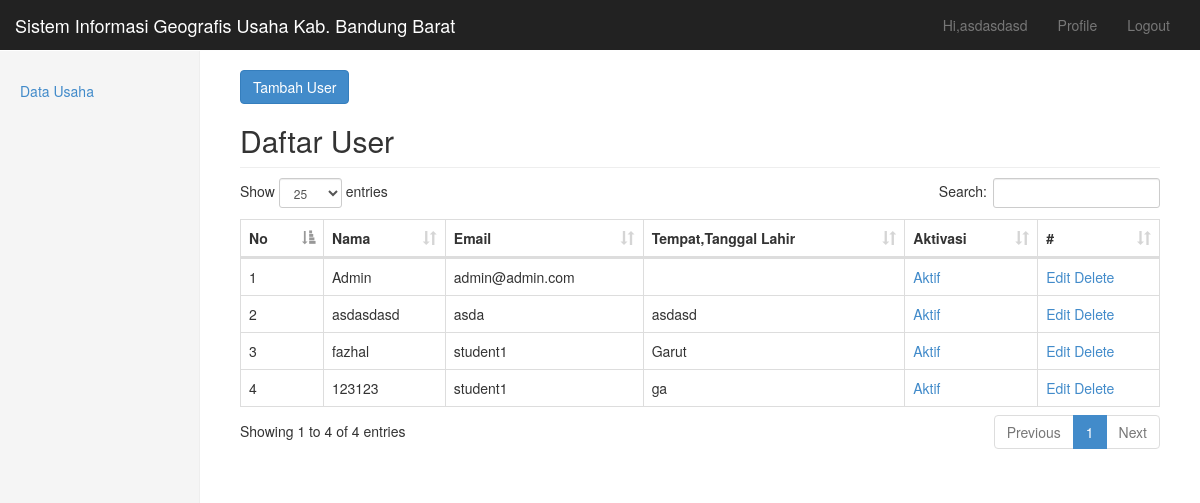
Page /min/data_akun.php (signed in) on the earlier database version.
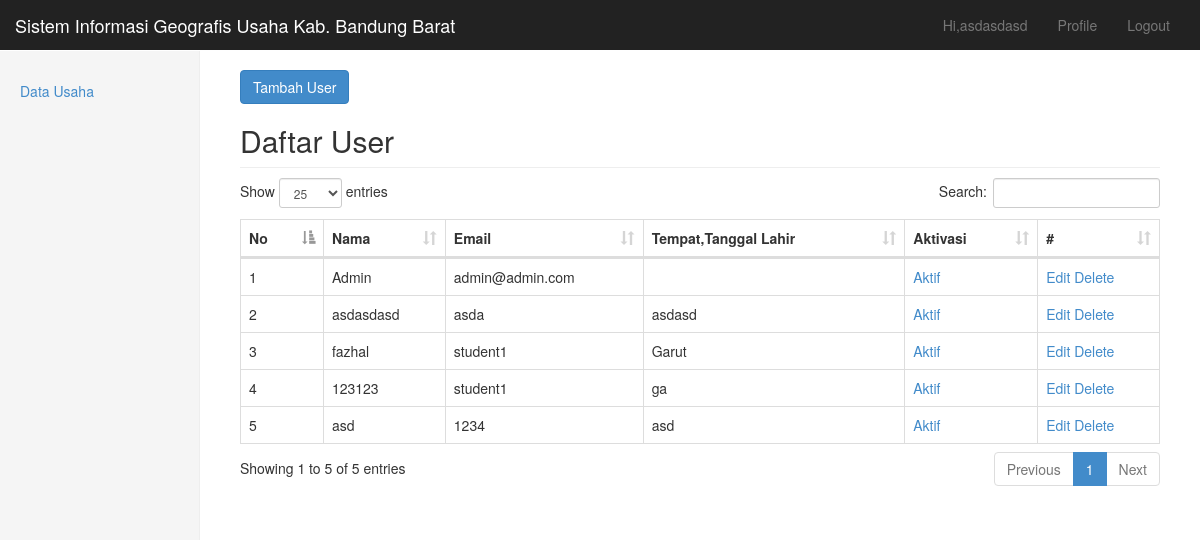
Same page on the later database version.
### tables this page shows
CREATE TABLE IF NOT EXISTS `users` (
  `id` int(11) unsigned NOT NULL AUTO_INCREMENT,
  `ip_address` varbinary(16) NOT NULL,
  `username` varchar(100) NOT NULL,
  `password` varchar(80) NOT NULL,
  `email` varchar(100) NOT NULL,
  `remember_code` varchar(40) DEFAULT NULL,
  `created_on` int(11) unsigned NOT NULL,
  `active` tinyint(1) unsigned DEFAULT NULL,
  `nama` varchar(50) DEFAULT NULL,
  `phone` varchar(20) DEFAULT NULL,
  `image_ktp` text,
  `tempat_lahir` varchar(100) DEFAULT NULL,
  `tanggal_lahir` date DEFAULT NULL,
  `alamat` text,
  `no_ktp` varchar(50) DEFAULT NULL,
  `level` enum('PEMILIK','DINAS') DEFAULT NULL,
  PRIMARY KEY (`id`)
);

### min/data_akun.php (the view)
  <?php include("../template/header_admin.php");?>
  <body>
 	<div class="navbar navbar-inverse navbar-fixed-top" role="navigation">
       <?php include("../template/menu_atas_admin.php");?>
    </div>
 	<div class="container-fluid">
      <div class="row">
        <div class="col-sm-3 col-md-2 sidebar">
         <?php $data_menu = "akun";?>
            <?php include("../template/menu_samping_admin.php");?>
        </div>
        <div class="col-sm-9 col-sm-offset-3 col-md-10 col-md-offset-2 main">
        	<a class="btn btn-primary" href="form_tambah_user.php">Tambah User </a>
      		<h2 class="sub-header">Daftar User</h2>
			<div class="table-responsive">
			  <table class="display table table table-bordered" id="table-data-akun"  cellspacing="0" width="100%">
			    <thead>
			      <tr>
			        <th>No</th>
			        <th>Nama</th>
			        <th>Email</th>
			        <th>Tempat,Tanggal Lahir</th>
			       	<th>Aktivasi</th>
			      	<th>#</th>
			      </tr>
			    </thead>
			    <tbody>
			    <?php
		 		$query = "select * from users";
			 	$data_query = mysql_query($query) or die(mysql_error());
			    $i = 1;
			    while($data = mysql_fetch_array($data_query)){
			    ?>
			      <tr>
			        <td><?php echo $i;?></td>
			        <td><?php echo $data['nama'];?></td>
			        <td><?php echo $data['email'];?></td>
			        <td><?php echo $data['tempat_lahir'];?></td>
			   	  	<td>  <a href="#">Aktif</a></td>
			        <td><a href="form_edit_akun.php?id=<?php echo $data['id'];?>">Edit</a>
			        	<a onclick="if(!confirm('Apakah Anda Yakin menghapus data usaha ini?')) return false;"href="proses_delete_akun.php?id=<?php echo $data['id'];?>">Delete</a>
			        </td>
			      </tr>
			      <?php $i++; } ?>
			    </tbody>
			  </table>
			</div>
        </div>
      </div>
    </div>
  </body>
</html>

### template/header_admin.php (shortened to what this page needs)
<!DOCTYPE html>
<html lang="en">
  <head>
    <link href="../css/bootstrap/bootstrap.min.css" rel="stylesheet">
    <link href="../css/bootstrap/dashboard.css" rel="stylesheet">
    <link rel="stylesheet" type="text/css" href="../css/dataTables.bootstrap.css">
  </head>

### template/menu_atas_admin.php (shortened to what this page needs)
 <div class="container-fluid">
	<div class="navbar-header">
	  <a class="navbar-brand" href="#">Sistem Informasi Geografis Usaha Kab. Bandung Barat</a>
	</div>
	<div class="navbar-collapse collapse">
	  <ul class="nav navbar-nav navbar-right">
	    <li><a href="#">Hi,<?php echo $_SESSION['nama'];?></a></li>
	    <li><a href="profile.php">Profile</a></li>
	    <li><a href="../logout.php">Logout</a></li>
	  </ul>
	</div>
</div>

### template/menu_samping_admin.php (shortened to what this page needs)
<ul class="nav nav-sidebar">
   <li  <?php if($data_menu ==="usaha") echo "class='active'";?>><a href="data_usaha.php">Data Usaha</a></li>
 </ul>

Differences in the rows shown:
added users: nama "asd", email "1234", tempat_lahir "asd"
Other differences:
text written by a page script: "Show entries Search: Showing 1 to 4 of 4 entries Previous 1 Next" → "Show entries Search: Showing 1 to 5 of 5 entries Previous 1 Next"
